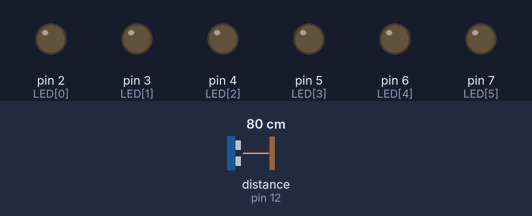
A sketch run on a simulated Arduino Uno, built with avr-gcc and run on an emulated ATmega328P. On the bench: output pins drawn as LEDs (lit = HIGH). Wiring (inferred from the names in the program): ultrasonic range finder: trigger pin 11; echo pin 12. The inputs (shaded band) are chosen by the test bench; at power-on: distance to the obstacle (sensor on pin 12) 80 cm. The echo pulse lasts 58.3 µs per cm; pins used as bus, display or sensor lines are not drawn; what the sketch prints to the serial monitor is not drawn.

Above: at 1.2 s.
1.3 s: distance to the obstacle (sensor on pin 12) set to 66 cm
2.8 s: distance to the obstacle (sensor on pin 12) set to 58 cm
At 3.8 s:
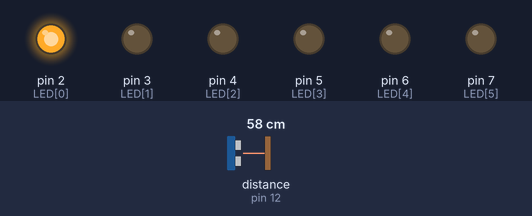
4.3 s: distance to the obstacle (sensor on pin 12) set to 47 cm
At 4.9 s:
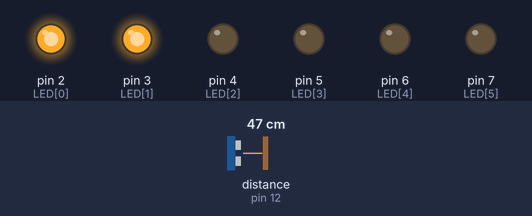
5.8 s: distance to the obstacle (sensor on pin 12) set to 2 cm
At 7.0 s:
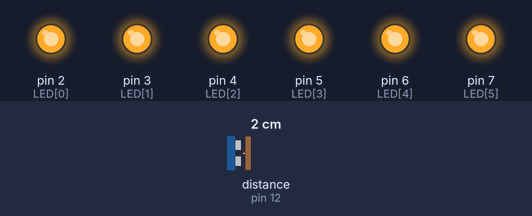
7.3 s: distance to the obstacle (sensor on pin 12) set to 18 cm
At 8.3 s:
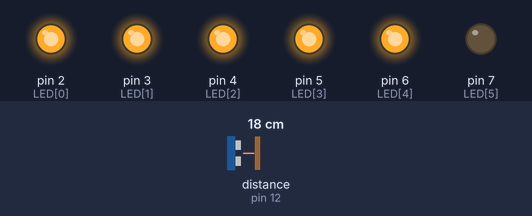
8.8 s: distance to the obstacle (sensor on pin 12) set to 4 cm
At 9.5 s:
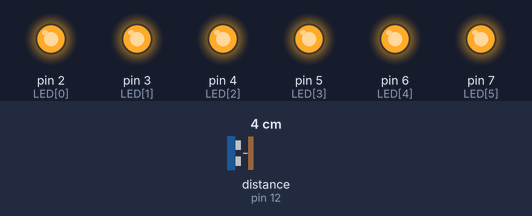
Timing chart, 0 to 11.3 s (numbered marks = the images above; inputs shaded):
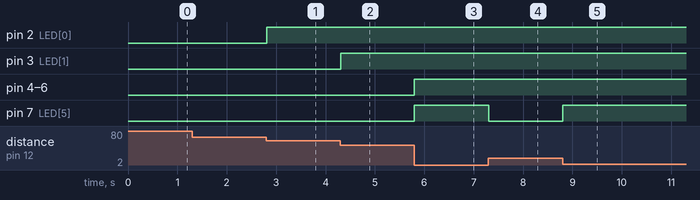

The sketch:

pc_w9_hw.ino
```cpp
#include "PinChangeInterrupt.h"

const int LED[6] = {2, 3, 4, 5, 6, 7};

const int trigPin = 11;
const int echoPin = 12;


volatile unsigned long echo_duration = 0;
void echoIsr(void) {
  static unsigned long echo_begin = 0;
  static unsigned long echo_end = 0;

  unsigned int echo_pin_state = digitalRead(echoPin);
  if (echo_pin_state == HIGH) {
    echo_begin = micros();
  }
  else {
    echo_end = micros();
    echo_duration = echo_end - echo_begin;
  }
}


void setup()
{
  for (int i = 0; i < 6; i++) {
    pinMode(LED[i], OUTPUT);
  }
  pinMode(trigPin, OUTPUT);
  pinMode(echoPin, INPUT);

  Serial.begin(115200);

  attachPCINT(digitalPinToPCINT(echoPin), echoIsr, CHANGE);
}

void loop()
{
   if (echo_duration == 0) {
    digitalWrite(trigPin, LOW);
    delayMicroseconds(2);
    digitalWrite(trigPin, HIGH);
    delayMicroseconds(10);
    digitalWrite(trigPin, LOW);
  }
  else {
    unsigned long distance = echo_duration / 58;
    Serial.print(distance);
    Serial.println(" cm");
    echo_duration = 0;  for (int i = 0; i < 6; i++) {
    if ((60.f - distance) / 10.f >= i)
      digitalWrite(LED[i], HIGH);
    else
      digitalWrite(LED[i], LOW);
  }
  }

}
```

Measured:
- the behaviour switches between 61 and 60 cm on distance to the obstacle (sensor on pin 12) (found by bisection; images 0 and 1)
- the behaviour switches between 51 and 50 cm on distance to the obstacle (sensor on pin 12) (found by bisection; images 1 and 2)
- after the input at 2.8 s, pin 2 (LED[0]): LOW → HIGH at once
- after the input at 4.3 s, pin 3 (LED[1]): LOW → HIGH at once
- after the input at 5.8 s, pin 4 (LED[2]), pin 5 (LED[3]), pin 6 (LED[4]), pin 7 (LED[5]): LOW → HIGH at once
- after the input at 7.3 s, pin 7 (LED[5]): HIGH → LOW at once
- after the input at 8.8 s, pin 7 (LED[5]): LOW → HIGH at once
